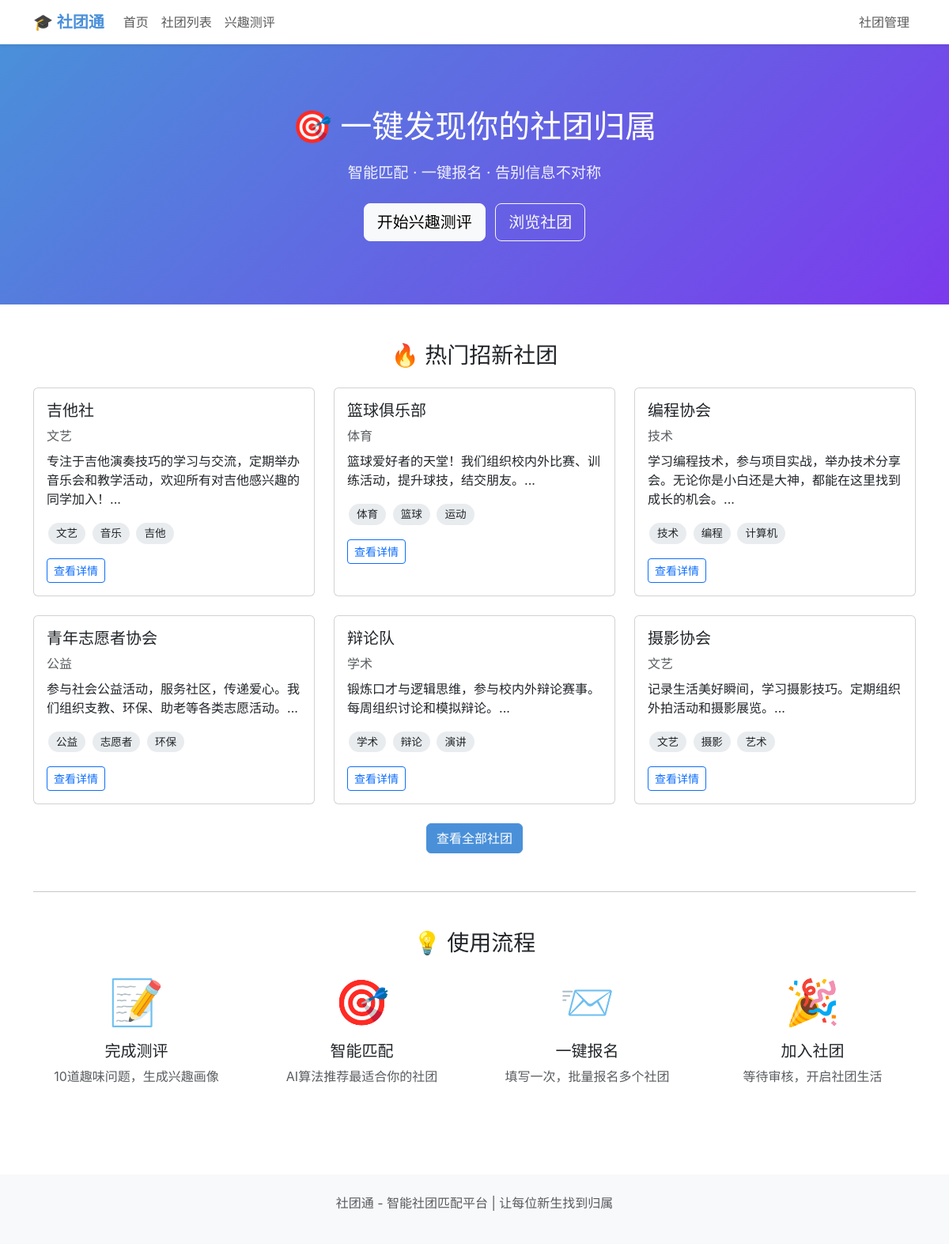
The page / on the database its author committed.
### models.py (models this page shows, shortened)
class Club(db.Model):
    id = db.Column(db.Integer, primary_key=True)
    name = db.Column(db.String(100), nullable=False)  # 社团名称
    category = db.Column(db.String(50))  # 类别：文艺、体育、学术、公益、技术等
    description = db.Column(db.Text)  # 社团简介
    requirements = db.Column(db.Text)  # 招新要求
    tags = db.Column(db.Text)  # 社团标签 "文艺,音乐,表演"
    activity_time = db.Column(db.Text)  # {"mon": ["evening"], "wed": ["afternoon"], ...}
    contact = db.Column(db.String(100))
    wechat_group = db.Column(db.String(100))
    is_recruiting = db.Column(db.Boolean, default=True)
    admin_password = db.Column(db.String(100), default="123456")
    created_at = db.Column(db.DateTime, default=datetime.now)

### app.py (the view)
@app.route('/')
def index():
    clubs = Club.query.filter_by(is_recruiting=True).limit(6).all()
    return render_template('index.html', clubs=clubs)

### templates/index.html (shortened to what this page needs)
{% extends "base.html" %}
{% block content %}
<div class="hero">
    <div class="container">
        <h1>🎯 一键发现你的社团归属</h1>
        <p>智能匹配 · 一键报名 · 告别信息不对称</p>
        <div class="mt-4">
            <a href="{{ url_for('survey') }}" class="btn btn-light btn-lg me-2">开始兴趣测评</a>
            <a href="{{ url_for('club_list') }}" class="btn btn-outline-light btn-lg">浏览社团</a>
        </div>
    </div>
</div>
<div class="container py-5">
    <h3 class="text-center mb-4">🔥 热门招新社团</h3>
    <div class="row g-4">
        {% for club in clubs %}
        <div class="col-md-4">
            <div class="card club-card">
                <div class="card-body">
                    <h5 class="card-title">{{ club.name }}</h5>
                    <p class="text-muted mb-2">{{ club.category }}</p>
                    <p class="card-text">{{ club.description[:50] }}...</p>
                    <div class="mb-3">
                        {% for tag in club.tags.split(',')[:3] %}
                        <span class="tag">{{ tag }}</span>
                        {% endfor %}
                    </div>
                    <a href="{{ url_for('club_detail', club_id=club.id) }}" class="btn btn-outline-primary btn-sm">查看详情</a>
                </div>
            </div>
        </div>
        {% endfor %}
    </div>
    <div class="text-center mt-4">
        <a href="{{ url_for('club_list') }}" class="btn btn-primary">查看全部社团</a>
    </div>
    <hr class="my-5">
    <h3 class="text-center mb-4">💡 使用流程</h3>
    <div class="row text-center">
        <div class="col-md-3">
            <div class="display-4 mb-3">📝</div>
            <h5>完成测评</h5>
            <p class="text-muted">10道趣味问题，生成兴趣画像</p>
        </div>
        <div class="col-md-3">
            <div class="display-4 mb-3">🎯</div>
            <h5>智能匹配</h5>
            <p class="text-muted">AI算法推荐最适合你的社团</p>
        </div>
        <div class="col-md-3">
            <div class="display-4 mb-3">📨</div>
            <h5>一键报名</h5>
            <p class="text-muted">填写一次，批量报名多个社团</p>
        </div>
        <div class="col-md-3">
            <div class="display-4 mb-3">🎉</div>
            <h5>加入社团</h5>
            <p class="text-muted">等待审核，开启社团生活</p>
        </div>
    </div>
</div>
{% endblock %}

### templates/base.html (shortened to what this page needs)
<!DOCTYPE html>
<html lang="zh-CN">
<head>
    <link href="https://cdn.jsdelivr.net/npm/bootstrap@5.3.0/dist/css/bootstrap.min.css" rel="stylesheet">
</head>
<body>
    <nav class="navbar navbar-expand-lg navbar-light bg-white shadow-sm">
        <div class="container">
            <a class="navbar-brand" href="{{ url_for('index') }}">🎓 社团通</a>
            <div class="collapse navbar-collapse" id="navbarNav">
                <ul class="navbar-nav me-auto">
                    <li class="nav-item">
                        <a class="nav-link" href="{{ url_for('index') }}">首页</a>
                    </li>
                    <li class="nav-item">
                        <a class="nav-link" href="{{ url_for('club_list') }}">社团列表</a>
                    </li>
                    <li class="nav-item">
                        <a class="nav-link" href="{{ url_for('survey') }}">兴趣测评</a>
                    </li>
                </ul>
                <ul class="navbar-nav">
                    <li class="nav-item">
                        <a class="nav-link" href="{{ url_for('admin_login') }}">社团管理</a>
                    </li>
                </ul>
            </div>
        </div>
    </nav>
    {% block content %}{% endblock %}
    <footer class="bg-light py-4 mt-5">
        <div class="container text-center text-muted">
            <p>社团通 - 智能社团匹配平台 | 让每位新生找到归属</p>
        </div>
    </footer>
</body>
</html>

### templates/base.html (style rules this page uses)
:root { --primary-color: #4a90d9; --secondary-color: #f8f9fa; }
body { font-family: -apple-system, BlinkMacSystemFont, "Segoe UI", Roboto, "Helvetica Neue", Arial, sans-serif; }
.navbar-brand { font-weight: bold; color: var(--primary-color) !important; }
.btn-primary { background-color: var(--primary-color); border-color: var(--primary-color); }
.hero { background: linear-gradient(135deg, #4a90d9 0%, #7c3aed 100%); color: white; padding: 80px 0; text-align: center; }
.hero h1 { font-size: 2.5rem; margin-bottom: 20px; }
.hero p { font-size: 1.2rem; opacity: 0.9; }
.club-card { transition: transform 0.2s, box-shadow 0.2s; height: 100%; }
.tag { display: inline-block; background: #e9ecef; padding: 3px 10px; border-radius: 15px; font-size: 0.85rem; margin: 2px; }

### rows shown on the page
Club: name "吉他社", category "文艺", description "专注于吉他演奏技巧的学习与交流，定期举办音乐会和教学活动，欢迎所有对吉他感兴趣的同学加入！", 3 "文艺" "音乐" "吉他"
Club: name "篮球俱乐部", category "体育", description "篮球爱好者的天堂！我们组织校内外比赛、训练活动，提升球技，结交朋友。", 3 "体育" "篮球" "运动"
Club: name "编程协会", category "技术", description "学习编程技术，参与项目实战，举办技术分享会。无论你是小白还是大神，都能在这里找到成长的机会。", 3 "技术" "编程" "计算机"
Club: name "青年志愿者协会", category "公益", description "参与社会公益活动，服务社区，传递爱心。我们组织支教、环保、助老等各类志愿活动。", 3 "公益" "志愿者" "环保"
Club: name "辩论队", category "学术", description "锻炼口才与逻辑思维，参与校内外辩论赛事。每周组织讨论和模拟辩论。", 3 "学术" "辩论" "演讲"
Club: name "摄影协会", category "文艺", description "记录生活美好瞬间，学习摄影技巧。定期组织外拍活动和摄影展览。", 3 "文艺" "摄影" "艺术"
